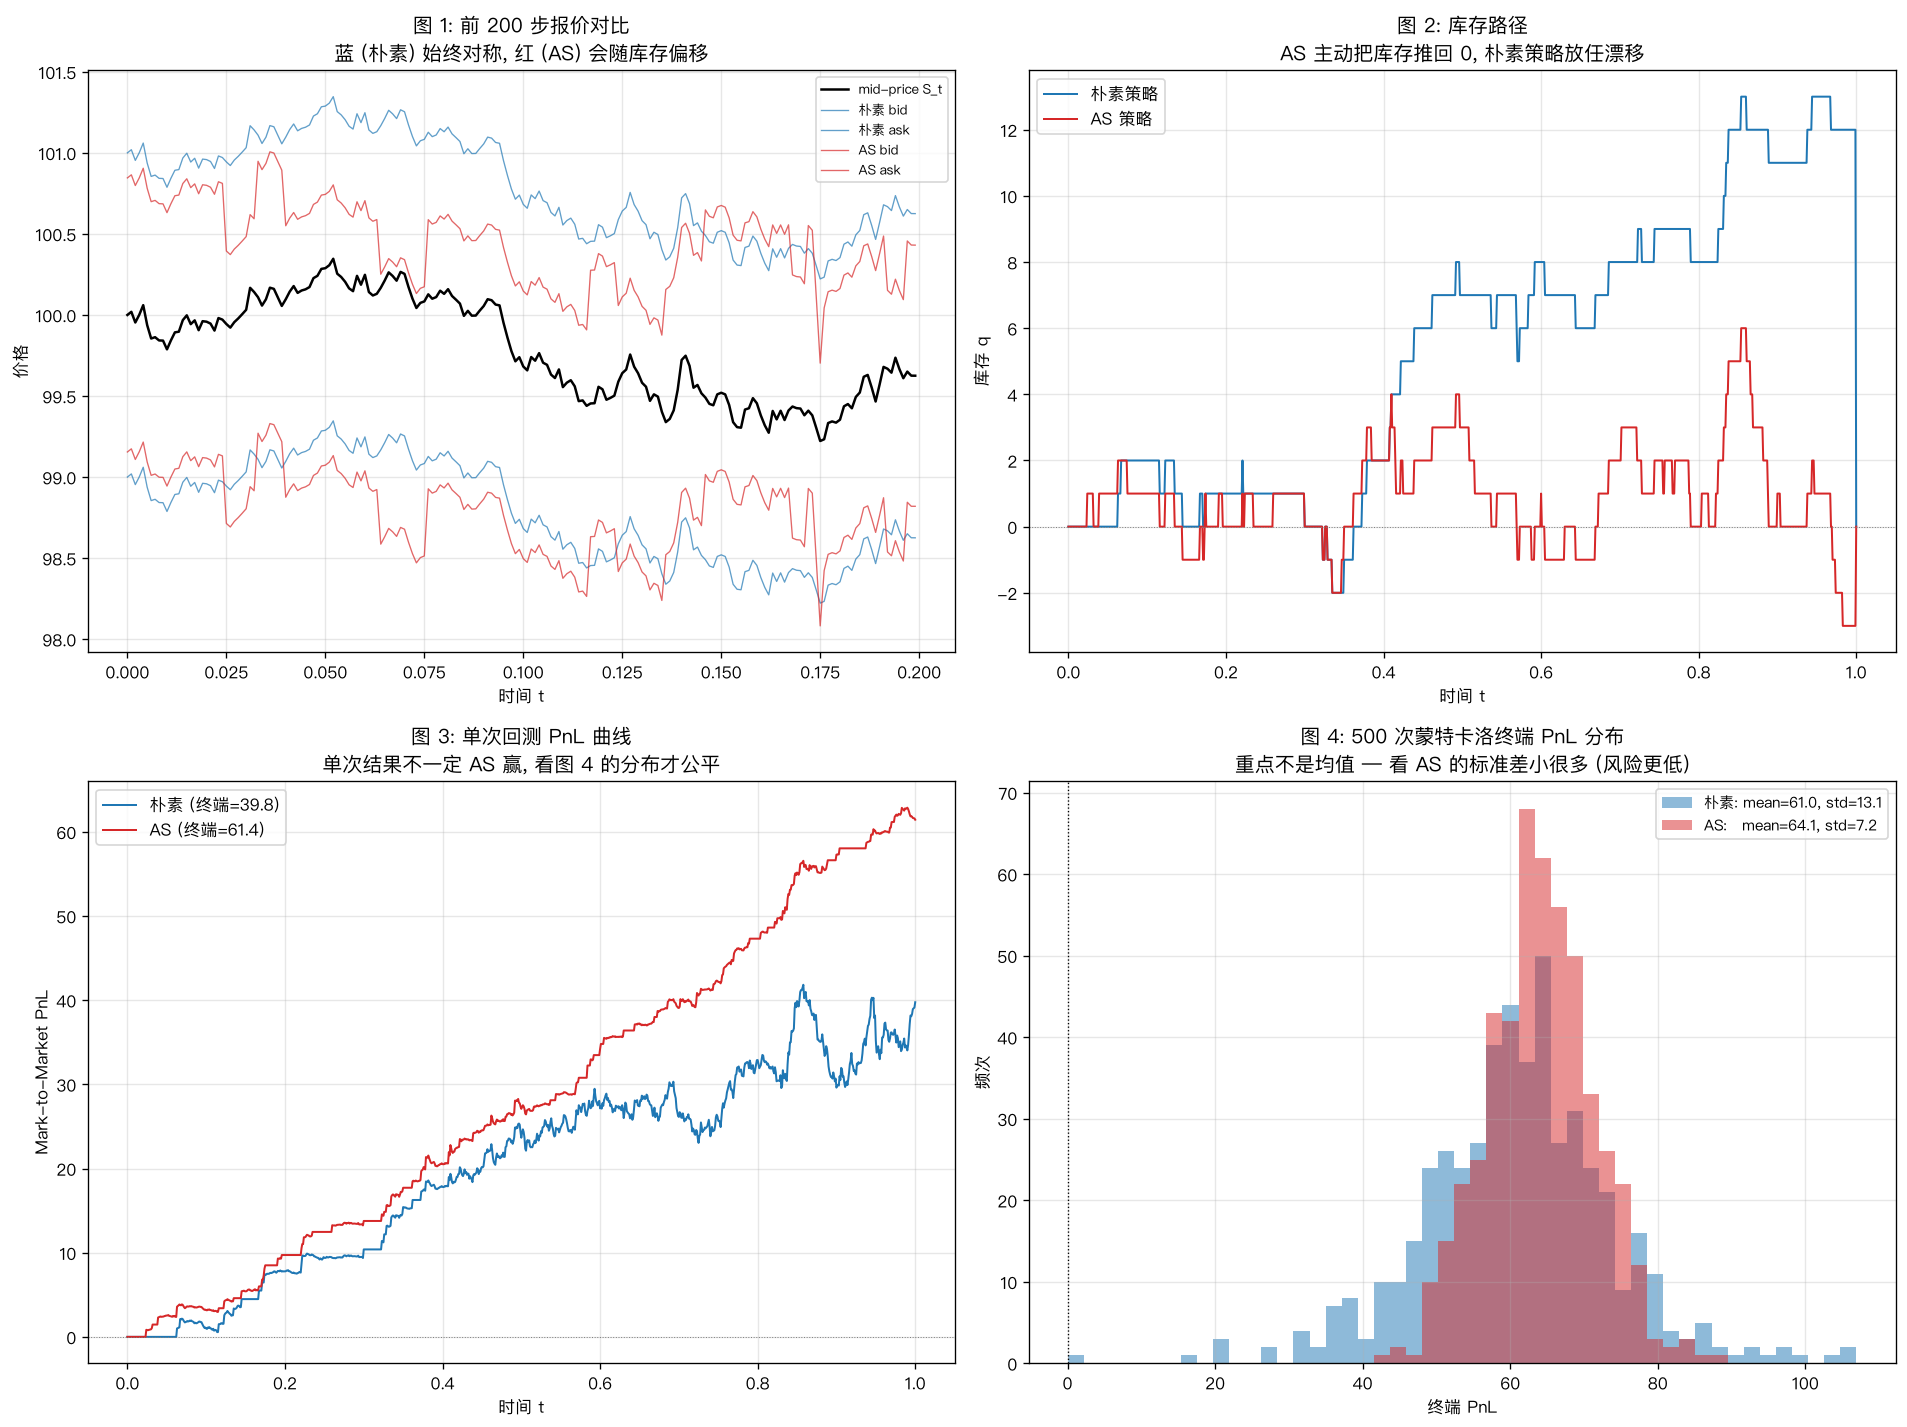

This chart was generated by the following Python code:
# /// script
# requires-python = ">=3.10"
# dependencies = ["numpy", "matplotlib"]
# ///
"""
05 Avellaneda-Stoikov 做市策略 — 把前面 4 个过程组装成完整 demo
================================================================

把前面四个文件学到的东西组合起来:
  - mid-price S_t :  GBM (见 01)
  - 订单到达 :       Poisson, 到达率随价差衰减 λ(δ) = A·e^(-k δ) (见 02)
  - 我的库存 q_t :   被随机成交流"推"着走
  - 报价决策 :       根据库存 q 动态调整 bid/ask → 这是 AS 模型的核心贡献

画四张图对比"朴素做市 vs AS 做市":
  图 1  价格 + 报价 :        看清两策略报价怎么挂
  图 2  库存对比 :           看 AS 怎么把库存拉回 0 (mean-reverting)
  图 3  单次 PnL 曲线 :      AS 不一定每次都赢, 但更稳
  图 4  多次蒙卡终端 PnL 分布: 关键! AS 终端 PnL 的方差更小 (低风险)

直觉:
  - 朴素策略: 始终对称报价 mid ± δ_fixed, 不考虑库存
        风险: 一旦库存堆积到正/负方向, 价格反向变动 → 大亏
  - AS 策略: 库存正 → 主动降 bid + 抬 ask, 引导市场把库存吃回去
        本质: 在"价差利润"和"库存风险"之间动态平衡

AS 公式 (核心三行, 简化常数风险厌恶):
        r(s, q, t)   =  s - q · γ · σ² · (T - t)          # 库存调整后的"参考价"
        δ_total      =  γ · σ² · (T - t) + (2/γ)·ln(1 + γ/k)   # 总半价差
        bid = r - δ_total/2,   ask = r + δ_total/2
  其中
        γ : 风险厌恶系数 (大 → 更怕库存)
        σ : mid-price 波动率
        k : 订单到达对价差的敏感度 λ(δ) = A·e^(-k δ)
        T : 时间窗口结束 (做市时段终点, 回到收盘库存 = 0)

参考: Avellaneda & Stoikov (2008), "High-frequency trading in a limit order book"
"""

import matplotlib.pyplot as plt
import numpy as np

plt.rcParams["font.sans-serif"] = ["PingFang SC", "Hiragino Sans GB", "Arial Unicode MS"]
plt.rcParams["axes.unicode_minus"] = False

# ============================================================
# 市场 / 策略 参数
# ============================================================
S0     = 100.0   # 初始 mid-price
sigma  = 2.0     # mid-price 波动率 (绝对值)
T      = 1.0     # 做市时段长度
n_steps = 1000   # 时间步数
dt     = T / n_steps

# 订单到达模型: λ(δ) = A · exp(-k δ)
A      = 140.0   # 价差为 0 时的到达率上限
k      = 1.5     # 价差敏感度: 报远一点, 成交率掉得有多快

# 策略参数
gamma  = 0.1     # AS 的风险厌恶系数
fixed_delta = 1.0  # 朴素策略的固定半价差


def simulate_mid_price(seed: int) -> np.ndarray:
    """用算术布朗运动模拟 mid-price (AS 原文也是用算术 BM, 不是 GBM)。"""
    rng = np.random.default_rng(seed)
    dW = rng.normal(0, np.sqrt(dt), n_steps)
    S = np.empty(n_steps + 1)
    S[0] = S0
    S[1:] = S0 + np.cumsum(sigma * dW)
    return S


def step_orders(delta_bid: float, delta_ask: float, rng) -> tuple[bool, bool]:
    """单步内是否成交。

    成交 = 这一步内出现"对手单到达"事件 (Poisson)。
    概率 ≈ λ(δ) · dt = A · exp(-k δ) · dt
    """
    p_buy_filled  = A * np.exp(-k * delta_bid)  * dt   # 我的买单成交 (有人卖给我)
    p_sell_filled = A * np.exp(-k * delta_ask)  * dt   # 我的卖单成交 (有人买走)
    buy_filled  = rng.uniform() < p_buy_filled
    sell_filled = rng.uniform() < p_sell_filled
    return buy_filled, sell_filled


def run_strategy(S: np.ndarray, strategy: str, seed: int) -> dict:
    """跑一遍策略, 返回 (库存, 现金, 报价时间序列)。"""
    rng = np.random.default_rng(seed)
    q = 0          # 库存 (持仓数量)
    cash = 0.0     # 累计现金

    q_path = np.zeros(n_steps + 1)
    bid_path = np.zeros(n_steps + 1)
    ask_path = np.zeros(n_steps + 1)
    pnl_path = np.zeros(n_steps + 1)

    for i in range(n_steps):
        t = i * dt
        time_left = T - t
        s = S[i]

        if strategy == "naive":
            # 朴素: 对称固定价差, 不管库存
            r = s
            delta_b = delta_a = fixed_delta
        elif strategy == "AS":
            # Avellaneda-Stoikov 闭式解
            r = s - q * gamma * sigma**2 * time_left                    # 参考价
            total_spread = gamma * sigma**2 * time_left + (2 / gamma) * np.log(1 + gamma / k)
            half = total_spread / 2
            # bid/ask 围绕 r 对称, 而 r 已经因库存偏移
            bid = r - half
            ask = r + half
            delta_b = s - bid       # 我的 bid 相对 mid 的距离
            delta_a = ask - s       # 我的 ask 相对 mid 的距离
            # 兜底: 不允许负价差 (穿越 mid)
            delta_b = max(delta_b, 0.01)
            delta_a = max(delta_a, 0.01)
        else:
            raise ValueError(strategy)

        bid_price = s - delta_b
        ask_price = s + delta_a
        bid_path[i] = bid_price
        ask_path[i] = ask_price

        buy_filled, sell_filled = step_orders(delta_b, delta_a, rng)
        if buy_filled:
            q    += 1
            cash -= bid_price   # 花钱买入
        if sell_filled:
            q    -= 1
            cash += ask_price   # 卖出收钱

        # 标记到市值的 PnL = 现金 + 库存 × mid
        pnl_path[i] = cash + q * s
        q_path[i] = q

    # 收盘: 强制 q=0 平仓 (按最终 mid 平)
    cash += q * S[-1]
    pnl_path[-1] = cash
    q_path[-1] = 0
    bid_path[-1] = bid_path[-2]
    ask_path[-1] = ask_path[-2]

    return dict(q=q_path, pnl=pnl_path, bid=bid_path, ask=ask_path, final_pnl=cash)


def draw_quotes_and_price(ax, S, naive, AS):
    """图 1: mid-price + 两策略的 bid/ask (只画前 200 步避免太密)。"""
    n_show = 200
    t = np.arange(n_show) * dt

    ax.plot(t, S[:n_show], color="black", lw=1.5, label="mid-price S_t", zorder=3)
    ax.plot(t, naive["bid"][:n_show], color="#1f77b4", lw=0.8, alpha=0.7, label="朴素 bid")
    ax.plot(t, naive["ask"][:n_show], color="#1f77b4", lw=0.8, alpha=0.7, label="朴素 ask")
    ax.plot(t, AS["bid"][:n_show], color="#d62728", lw=0.8, alpha=0.7, label="AS bid")
    ax.plot(t, AS["ask"][:n_show], color="#d62728", lw=0.8, alpha=0.7, label="AS ask")

    ax.set_xlabel("时间 t")
    ax.set_ylabel("价格")
    ax.set_title("图 1: 前 200 步报价对比\n"
                 "蓝 (朴素) 始终对称, 红 (AS) 会随库存偏移")
    ax.legend(loc="best", fontsize=8)
    ax.grid(True, alpha=0.3)


def draw_inventory(ax, naive, AS):
    """图 2: 库存路径对比 (AS 应该把库存压回 0 附近)。"""
    t = np.arange(n_steps + 1) * dt
    ax.plot(t, naive["q"], color="#1f77b4", lw=1.2, label="朴素策略")
    ax.plot(t, AS["q"], color="#d62728", lw=1.2, label="AS 策略")
    ax.axhline(0, color="gray", lw=0.6, linestyle=":")

    ax.set_xlabel("时间 t")
    ax.set_ylabel("库存 q")
    ax.set_title("图 2: 库存路径\n"
                 "AS 主动把库存推回 0, 朴素策略放任漂移")
    ax.legend(loc="best")
    ax.grid(True, alpha=0.3)


def draw_pnl_path(ax, naive, AS):
    """图 3: 单次 PnL 时间序列。"""
    t = np.arange(n_steps + 1) * dt
    ax.plot(t, naive["pnl"], color="#1f77b4", lw=1.2,
            label=f"朴素 (终端={naive['final_pnl']:.1f})")
    ax.plot(t, AS["pnl"], color="#d62728", lw=1.2,
            label=f"AS (终端={AS['final_pnl']:.1f})")
    ax.axhline(0, color="gray", lw=0.6, linestyle=":")

    ax.set_xlabel("时间 t")
    ax.set_ylabel("Mark-to-Market PnL")
    ax.set_title("图 3: 单次回测 PnL 曲线\n"
                 "单次结果不一定 AS 赢, 看图 4 的分布才公平")
    ax.legend(loc="best")
    ax.grid(True, alpha=0.3)


def draw_monte_carlo(ax, n_runs: int = 500):
    """图 4: 多次蒙特卡洛, 比较两策略终端 PnL 的分布 (均值 vs 方差)。"""
    naive_finals = []
    AS_finals    = []
    for seed in range(n_runs):
        S = simulate_mid_price(seed=seed)
        naive_finals.append(run_strategy(S, "naive", seed=seed + 10_000)["final_pnl"])
        AS_finals.append(run_strategy(S, "AS",      seed=seed + 10_000)["final_pnl"])

    naive_finals = np.array(naive_finals)
    AS_finals = np.array(AS_finals)

    bins = np.linspace(min(naive_finals.min(), AS_finals.min()),
                       max(naive_finals.max(), AS_finals.max()), 50)
    ax.hist(naive_finals, bins=bins, alpha=0.5, color="#1f77b4",
            label=f"朴素: mean={naive_finals.mean():.1f}, std={naive_finals.std():.1f}")
    ax.hist(AS_finals, bins=bins, alpha=0.5, color="#d62728",
            label=f"AS:   mean={AS_finals.mean():.1f}, std={AS_finals.std():.1f}")
    ax.axvline(0, color="black", lw=0.8, linestyle=":")

    ax.set_xlabel("终端 PnL")
    ax.set_ylabel("频次")
    ax.set_title(f"图 4: {n_runs} 次蒙特卡洛终端 PnL 分布\n"
                 "重点不是均值 — 看 AS 的标准差小很多 (风险更低)")
    ax.legend(loc="best", fontsize=9)
    ax.grid(True, alpha=0.3)


def main():
    # 跑一条样本路径用于图 1-3
    S = simulate_mid_price(seed=42)
    naive = run_strategy(S, "naive", seed=999)
    AS = run_strategy(S, "AS", seed=999)

    fig, axes = plt.subplots(2, 2, figsize=(16, 12))
    draw_quotes_and_price(axes[0, 0], S, naive, AS)
    draw_inventory(axes[0, 1], naive, AS)
    draw_pnl_path(axes[1, 0], naive, AS)
    draw_monte_carlo(axes[1, 1], n_runs=500)

    plt.tight_layout()
    savepath = "05_market_making_demo.png"
    plt.savefig(savepath, dpi=120, bbox_inches="tight")
    print(f"图已保存到 {savepath}")


if __name__ == "__main__":
    main()
